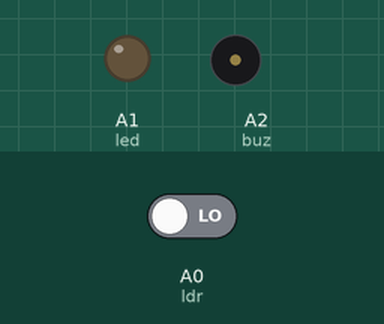
Simulated run of this sketch. Board: Arduino Uno, built with avr-gcc and run on an emulated ATmega328P. Shown: output pins drawn as LEDs (lit = HIGH), buzzer (waves = sounding, pin HIGH). Dashed ring = blinking. The test bench sets the inputs (shaded band); at power-on: A0 (ldr) LOW.

Above: at 1.2 s.
1.3 s: A0 (ldr) driven HIGH
At 1.6 s:
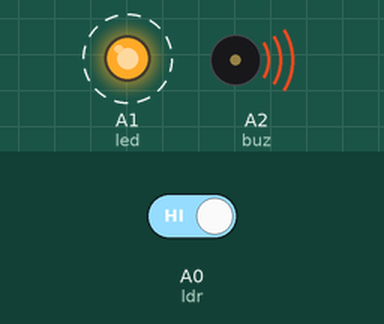
4.3 s: A0 (ldr) driven LOW
At 4.9 s:
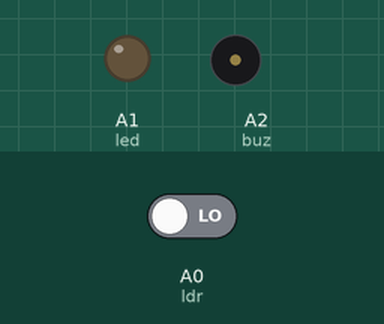
Timing chart, 0 to 7.3 s (numbered marks = the images above; inputs shaded):
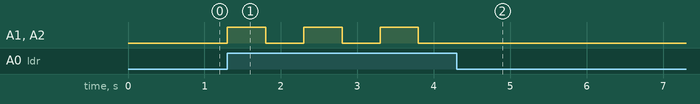

The sketch:

7.1.3.ino
```cpp
int ldr = A0;
int led =A1;
int buz = A2;

void setup(){
  pinMode(buz,OUTPUT);
  pinMode(led, OUTPUT);
  pinMode(ldr,INPUT);
}
void loop(){
  int suara=digitalRead(ldr);
  if(suara==HIGH){
    for(int a=0;a<3;a++){
      digitalWrite(buz, HIGH);
      digitalWrite(led,HIGH);
      delay(500);
      digitalWrite(buz, LOW);
      digitalWrite(led,LOW);
      delay(500);
    }
  }

}
```

Measured:
- after the input at 1.3 s, A1 (led), A2 (buz): alternates HIGH for 0.50 s and LOW for 0.50 s, starting at once
- after the input at 4.3 s, A1 (led), A2 (buz): stops changing and stays LOW
